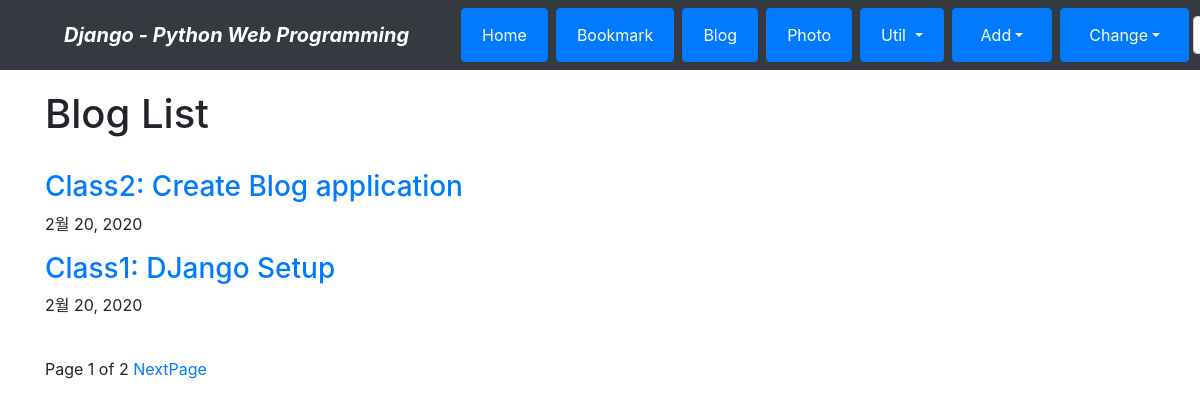
The page /blog/ on the database as committed earlier.
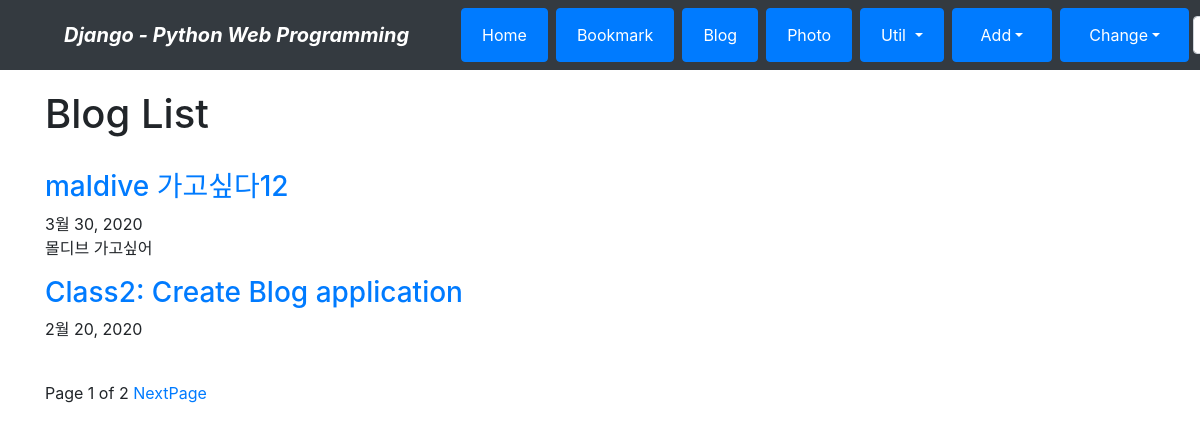
The same page on the database as committed later.
### blog/models.py (models this page shows, shortened)
class Post(models.Model):
    title = models.CharField(verbose_name='TITLE', max_length=50)
    slug = models.SlugField('SLUG',unique=True, allow_unicode=True, help_text='one word for title alias.')
    description = models.CharField('DESCRIPTION', max_length=100, blank=True, help_text='simple description text.')
    content = models.TextField('CONTENT')
    create_dt = models.DateTimeField('CREATE DATE', auto_now_add=True)
    modify_dt = models.DateTimeField('MODIFY DATE', auto_now=True)
    tags = TaggableManager(blank=True)
    owner = models.ForeignKey(User, on_delete=models.CASCADE, verbose_name='OWNER', blank=True, null=True)
    class Meta:
        verbose_name = 'post'
        verbose_name_plural = 'posts'
        db_table = 'blog_posts'
        ordering = ('-modify_dt',)
    def get_absolute_url(self):
        return reverse('blog:post_detail', args=(self.slug,))

### blog/views.py (the view)
# urls.py: path('', views.PostLV.as_view(), name='index'),
class PostLV(ListView):
    model = Post
    template_name = 'blog/post_all.html'
    context_object_name = 'posts'
    paginate_by = 2

### blog/templates/blog/post_all.html (shortened to what this page needs)
{% extends "base.html" %}
{% block content %}
<h1>Blog List</h1>
<br>
{% for post in posts %}
    <h3><a href='{{ post.get_absolute_url }}'>{{ post.title }}</a></h3>
    {{ post.modify_dt|date:"N d, Y"}}
    <p>{{ post.description }}</p>
{% endfor %}
<br>
<div>
    <span>
        Page {{ page_obj.number }} of {{ page_obj.paginator.num_pages }}
        {% if page_obj.has_next %}
            <a href="?page={{ page_obj.next_page_number }}">NextPage</a>
        {% endif %}
    </span>
</div>
{% endblock %}

Rows that differ between the two databases and show on the page:
no longer on this page (row unchanged): Post: title "Class1: DJango Setup", modify_dt "2월 20, 2020"
added Post: title "maldive 가고싶다12", modify_dt "3월 30, 2020", description "몰디브 가고싶어"
